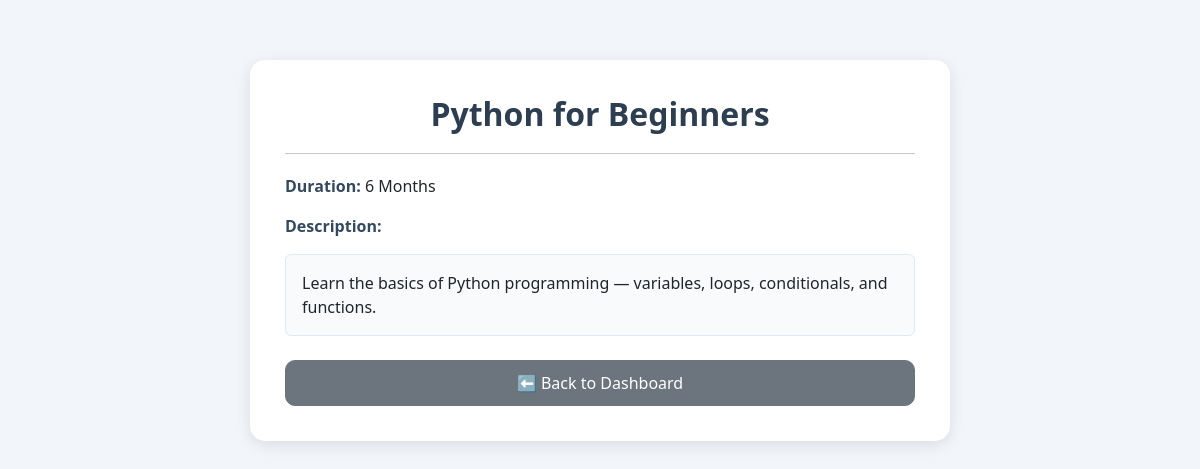
/course_detail/2/, run on the app's committed database.
### course_app/models.py (models this page shows, shortened)
class Course(models.Model):
    DURATION_CHOICE = [
        ('1 Month', '1 Month'),
        ('3 Months', '3 Months'),
        ('6 Months', '6 Months'),
    ]
    course_name = models.CharField(max_length=100)
    duration = models.CharField(max_length=20,choices=DURATION_CHOICE)
    description = models.TextField()
    course_image = models.ImageField(upload_to='course_images/', blank=True, null=True)

### course_app/views.py (the view)
# urls.py: path('course_detail/<int:course_id>/', views.course_detail, name='course_detail'),
def course_detail(request, course_id):
    course = get_object_or_404(Course, id=course_id)
    return render(request, 'course_detail.html', {'course': course})

### course_app/templates/course_detail.html (shortened to what this page needs)
{% load static %}
<!DOCTYPE html>
<html lang="en">
<head>
  <link href="https://cdn.jsdelivr.net/npm/bootstrap@5.3.3/dist/css/bootstrap.min.css" rel="stylesheet">
</head>
<body>
<div class="course-card">
    <h2 class="course-title text-center">{{ course.course_name }}</h2>
    <hr>
    <p><span class="course-label">Duration:</span> {{ course.duration }}</p>
    <p class="course-label">Description:</p>
    <div class="p-3 rounded" style="background:#f8fafc; border:1px solid #e2e8f0;">
        {{ course.description }}
    </div>
    <a href="{% url 'admin_dashboard' %}" class="btn btn-secondary btn-custom mt-4 w-100">
        ⬅ Back to Dashboard
    </a>
</div>
</body>
</html>

### course_app/templates/course_detail.html (style rules this page uses)
body { background: #f2f6fa; }
.course-card { max-width: 700px; background: #ffffff; padding: 35px; margin: auto; margin-top: 60px; border-radius: 15px; box-shadow: 0 4px 15px rgba(0,0,0,0.1); }
.course-title { font-weight: 700; color: #2d3e50; margin-bottom: 15px; }
.course-label { font-weight: 600; color: #34495e; }
hr { margin: 20px 0; }
.btn-custom { border-radius: 10px; padding: 10px 20px; }

### data on the page
Course: course_name "Python for Beginners", duration "6 Months", description "Learn the basics of Python programming — variables, loops, conditionals, and functions."
